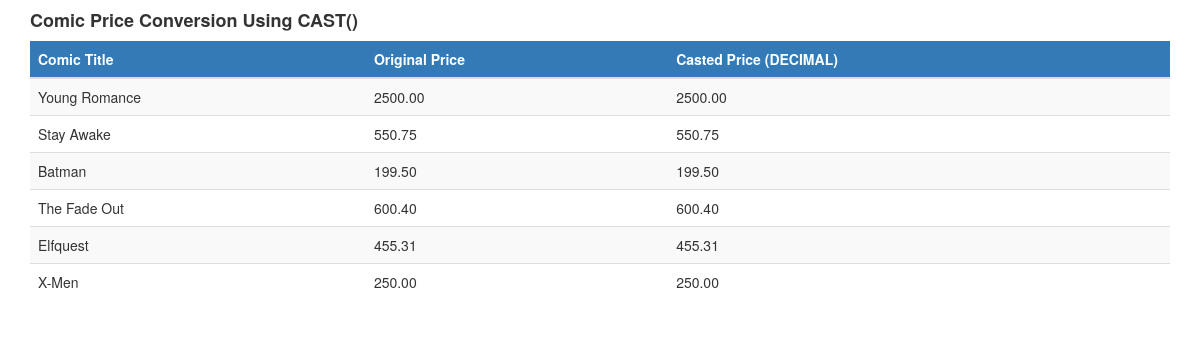
Screenshot of /advanced_functions/cast_output.php with the database file from the repository.
### tables this page shows
CREATE TABLE `comic` (
  `comic_id` int(11) NOT NULL,
  `genre_id` int(11) NOT NULL,
  `comic_title` varchar(100) NOT NULL,
  `comic_description` text DEFAULT NULL,
  `comic_stock` int(11) NOT NULL,
  `comic_price` decimal(6,2) NOT NULL,
  `created_at` timestamp NOT NULL DEFAULT current_timestamp()
);

### advanced_functions/cast_output.php (the view, shortened to what this page needs)
<!DOCTYPE html>
<html lang="en">
<head>
    <link rel="stylesheet" href="https://maxcdn.bootstrapcdn.com/bootstrap/3.4.1/css/bootstrap.min.css">
</head>
<body>
<div class="container mt-4">
    <h4 class="mb-3"><b>Comic Price Conversion Using CAST()</b></h4>
    <div class="table-responsive">
        <table class="table table-striped">
            <thead>
                <tr class="bg-primary">
                    <th>Comic Title</th>
                    <th>Original Price</th>
                    <th>Casted Price (DECIMAL)</th>
                </tr>
            </thead>
            <tbody>
                <?php
                include '../dbconn.php';
                $sql = "SELECT comic_title, comic_price, CAST(comic_price AS DECIMAL(10,2)) AS casted_price FROM comic";
                $result = mysqli_query($conn, $sql);
                if(mysqli_num_rows($result) > 0){
                    while($row = mysqli_fetch_assoc($result)){
                        echo "<tr>";
                        echo "<td>".$row['comic_title']."</td>";
                        echo "<td>".$row['comic_price']."</td>";
                        echo "<td>".$row['casted_price']."</td>";
                        echo "</tr>";
                    }
                } else {
                    echo "<tr><td colspan='3' class='text-center'>No data found</td></tr>";
                }
                ?>
            </tbody>
        </table>
    </div>
</div>
</body>
</html>

### rows the page displays
comic: comic_title "Young Romance", comic_price "2500.00", casted_price "2500.00"
comic: comic_title "Stay Awake", comic_price "550.75", casted_price "550.75"
comic: comic_title "Batman", comic_price "199.50", casted_price "199.50"
comic: comic_title "The Fade Out", comic_price "600.40", casted_price "600.40"
comic: comic_title "Elfquest", comic_price "455.31", casted_price "455.31"
comic: comic_title "X-Men", comic_price "250.00", casted_price "250.00"
